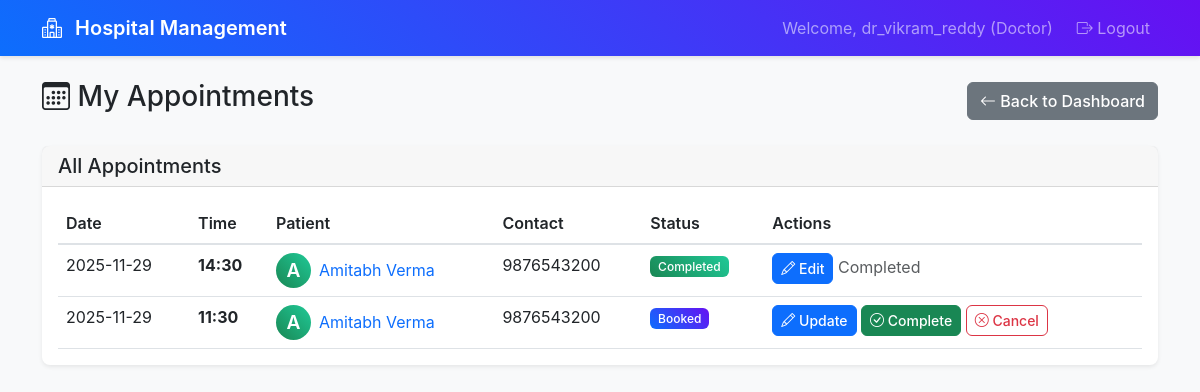
The page /doctor/appointments (signed in) on the database as committed earlier.
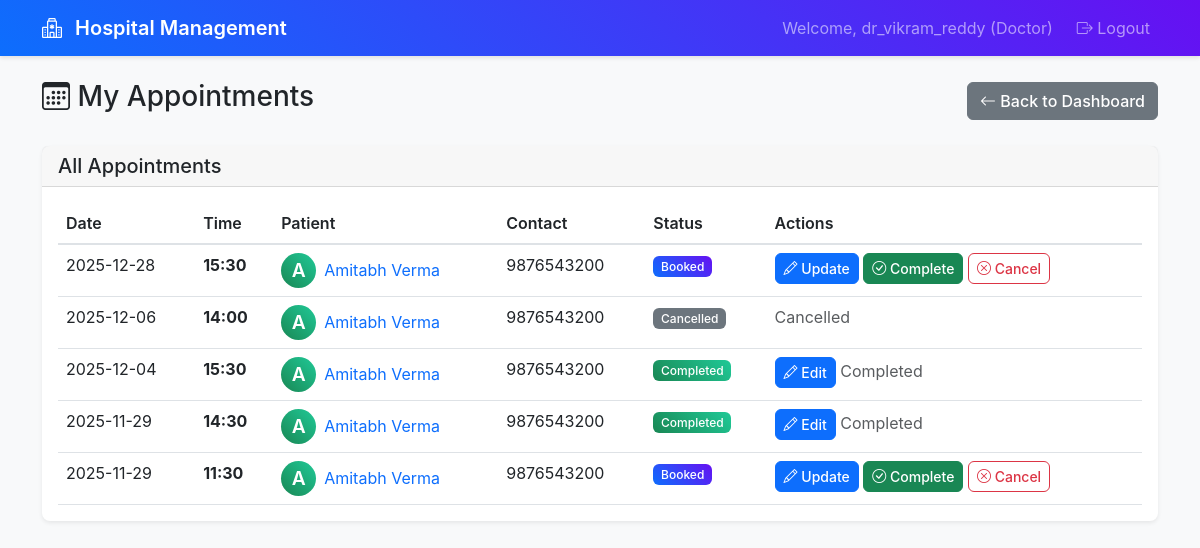
The same page on the database as committed later.
### app.py (models this page shows)
class Appointment(db.Model):
    __tablename__ = 'appointments'
    id: Mapped[int] = mapped_column(primary_key=True)
    patient_id: Mapped[int] = mapped_column(db.ForeignKey('patients.id'), nullable=False)
    doctor_id: Mapped[int] = mapped_column(db.ForeignKey('doctors.id'), nullable=False)
    appointment_date: Mapped[date] = mapped_column(nullable=False)
    appointment_time: Mapped[str] = mapped_column(nullable=False)
    status: Mapped[str] = mapped_column(default='booked')  # booked, completed, cancelled
    created_at: Mapped[datetime] = mapped_column(default=datetime.utcnow)
    patient = db.relationship('Patient', back_populates='appointments')
    doctor = db.relationship('Doctor', back_populates='appointments')
    treatment = db.relationship('Treatment', back_populates='appointment', uselist=False)

class Patient(db.Model):
    __tablename__ = 'patients'
    id: Mapped[int] = mapped_column(primary_key=True)
    user_id: Mapped[int] = mapped_column(db.ForeignKey('users.id'), nullable=False)
    name: Mapped[str] = mapped_column(nullable=False)
    phone: Mapped[str] = mapped_column()
    address: Mapped[str] = mapped_column()
    created_at: Mapped[datetime] = mapped_column(default=datetime.utcnow)
    user = db.relationship('User', back_populates='patient')
    appointments = db.relationship('Appointment', back_populates='patient')

### routes.py (the view)
@app.route('/doctor/appointments')
@login_required
@role_required(['doctor'])
def doctor_appointments():
    doctor = Doctor.query.join(User).filter(User.id == session['user_id']).first()
    if not doctor:
        flash('Doctor profile not found', 'error')
        return redirect(url_for('logout'))
    appointments = db.session.query(
        Appointment,
        Patient.name.label('patient_name'),
        Patient.phone.label('patient_phone')
    ).join(Patient, Appointment.patient_id == Patient.id)\
     .filter(Appointment.doctor_id == doctor.id)\
     .order_by(Appointment.appointment_date.desc(), Appointment.appointment_time.desc()).all()
    return render_template('doctor_appointments.html',
                         doctor=doctor,
                         appointments=appointments)

### routes.py (called while the page is built)
def login_required(f):
    @wraps(f)
    def decorated_function(*args, **kwargs):
        if 'user_id' not in session:
            return redirect(url_for('login'))
        return f(*args, **kwargs)
    return decorated_function

def role_required(roles):
    def decorator(f):
        @wraps(f)
        def decorated_function(*args, **kwargs):
            if 'user_role' not in session or session['user_role'] not in roles:
                flash('Access denied. Insufficient permissions.', 'error')
                return redirect(url_for('login'))
            return f(*args, **kwargs)
        return decorated_function
    return decorator

### templates/doctor_appointments.html (shortened to what this page needs)
{% extends "base.html" %}
{% block content %}
<div class="row">
    <div class="col-12">
        <div class="d-flex justify-content-between align-items-center mb-4">
            <h1 class="h3">
                <i class="bi bi-calendar3"></i> My Appointments
            </h1>
            <a href="{{ url_for('doctor_dashboard') }}" class="btn btn-secondary">
                <i class="bi bi-arrow-left"></i> Back to Dashboard
            </a>
        </div>
    </div>
</div>
<div class="row">
    <div class="col-12">
        <div class="card">
            <div class="card-header">
                <h5 class="mb-0">All Appointments</h5>
            </div>
            <div class="card-body">
                {% if appointments %}
                <div class="table-responsive">
                    <table class="table table-hover">
                        <thead>
                            <tr>
                                <th>Date</th>
                                <th>Time</th>
                                <th>Patient</th>
                                <th>Contact</th>
                                <th>Status</th>
                                <th>Actions</th>
                            </tr>
                        </thead>
                        <tbody>
                            {% for appointment_tuple in appointments %}
                            {% set appointment = appointment_tuple[0] %}
                            {% set patient_name = appointment_tuple[1] %}
                            {% set patient_phone = appointment_tuple[2] %}
                            <tr>
                                <td>{{ appointment.appointment_date }}</td>
                                <td>
                                    <strong>{{ appointment.appointment_time }}</strong>
                                </td>
                                <td>
                                    <div class="d-flex align-items-center">
                                        <div class="avatar bg-success text-white rounded-circle d-flex align-items-center justify-content-center me-2" style="width: 35px; height: 35px;">
                                            {{ patient_name[0] }}
                                        </div>
                                        <a href="{{ url_for('doctor_patient_history', patient_id=appointment.patient_id) }}" class="text-decoration-none">
                                            {{ patient_name }}
                                        </a>
                                    </div>
                                </td>
                                <td>{{ patient_phone or '-' }}</td>
                                <td>
                                    <span class="badge bg-{{ 'success' if appointment.status == 'completed' else 'primary' if appointment.status == 'booked' else 'secondary' }}">
                                        {{ appointment.status.title() }}
                                    </span>
                                </td>
                                <td>
                                    {% if appointment.status == 'booked' %}
                                    <a href="/doctor/appointment/{{ appointment.id }}/update-history" class="btn btn-sm btn-primary">
                                        <i class="bi bi-pencil"></i> Update
                                    </a>
                                    <button class="btn btn-sm btn-success" data-bs-toggle="modal" data-bs-target="#completeModal{{ appointment.id }}">
                                        <i class="bi bi-check-circle"></i> Complete
                                    </button>
                                    <form method="POST" action="{{ url_for('doctor_cancel_appointment', appointment_id=appointment.id) }}" class="d-inline" onsubmit="return confirm('Are you sure you want to cancel this appointment?')">
                                        <button type="submit" class="btn btn-sm btn-outline-danger">
                                            <i class="bi bi-x-circle"></i> Cancel
                                        </button>
                                    </form>
                                    {% elif appointment.status == 'completed' %}
                                    <a href="/doctor/appointment/{{ appointment.id }}/update-history" class="btn btn-sm btn-primary">
                                        <i class="bi bi-pencil"></i> Edit
                                    </a>
                                    <span class="text-muted">{{ appointment.status.title() }}</span>
                                    {% else %}
                                    <span class="text-muted">{{ appointment.status.title() }}</span>
                                    {% endif %}
                                </td>
                            </tr>
                            {% endfor %}
                        </tbody>
                    </table>
                </div>
                {% else %}
                <div class="text-center py-4">
                    <i class="bi bi-calendar-x display-1 text-muted"></i>
                    <h4 class="text-muted">No appointments found</h4>
                    <p class="text-muted">Your appointments will appear here</p>
                </div>
                {% endif %}
            </div>
        </div>
    </div>
</div>
{% endblock %}

### templates/base.html (shortened to what this page needs)
<!DOCTYPE html>
<html lang="en">
<head>
    <link href="https://cdn.jsdelivr.net/npm/bootstrap@5.3.0/dist/css/bootstrap.min.css" rel="stylesheet">
    <link href="https://cdn.jsdelivr.net/npm/bootstrap-icons@1.10.0/font/bootstrap-icons.css" rel="stylesheet">
    <link href="{{ url_for('static', filename='style.css') }}" rel="stylesheet">
</head>
<body>
    {% if session.user_id %}
    <nav class="navbar navbar-expand-lg navbar-dark bg-primary">
        <div class="container">
            <a class="navbar-brand" href="{{ url_for('index') }}">
                <i class="bi bi-hospital me-2"></i>
                Hospital Management
            </a>
            <div class="navbar-nav ms-auto">
                <span class="navbar-text me-3">
                    Welcome, {{ session.username }} ({{ session.user_role.title() }})
                </span>
                <a class="nav-link" href="{{ url_for('logout') }}">
                    <i class="bi bi-box-arrow-right"></i> Logout
                </a>
            </div>
        </div>
    </nav>
    {% endif %}
    <div class="container mt-4">
        {% block content %}{% endblock %}
    </div>
</body>
</html>

### static/style.css (style rules this page uses)
:root { --primary-color: #0d6efd; --success-color: #198754; --info-color: #0dcaf0; --warning-color: #ffc107; --danger-color: #dc3545; --light-color: #f8f9fa; --dark-color: #212529; }
body { background-color: #f8f9fa; font-family: -apple-system, BlinkMacSystemFont, 'Segoe UI', Roboto, sans-serif; }
.navbar { box-shadow: 0 2px 4px rgba(0,0,0,0.1); }
.navbar-brand { font-weight: 600; }
.card { border: none; box-shadow: 0 0.125rem 0.25rem rgba(0, 0, 0, 0.075); border-radius: 0.5rem; transition: box-shadow 0.15s ease-in-out; }
.card-header { background-color: rgba(0, 0, 0, 0.03); border-bottom: 1px solid rgba(0, 0, 0, 0.125); font-weight: 500; }
.avatar { font-weight: 600; font-size: 1.2em; }
.btn { border-radius: 0.375rem; font-weight: 500; transition: all 0.15s ease-in-out; }
.btn-primary { background-color: var(--primary-color); border-color: var(--primary-color); }
.badge { font-weight: 500; border-radius: 0.375rem; }
.table { margin-bottom: 0; }
.table th { font-weight: 600; color: var(--dark-color); border-bottom: 2px solid #dee2e6; }
.bg-primary { background: linear-gradient(45deg, #0d6efd, #6610f2) !important; }
.bg-success { background: linear-gradient(45deg, #198754, #20c997) !important; }
.card, .alert { animation: fadeInUp 0.5s ease-out; }

Rows that differ between the two databases and show on the page:
added Appointment: appointment_date "2025-12-28", appointment_time "15:30", {{ patient_name[0] }} "A", {{ patient_name }} "Amitabh Verma", {{ patient_phone or '-' }} "9876543200", status "Booked"
added Appointment: appointment_date "2025-12-06", appointment_time "14:00", {{ patient_name[0] }} "A", {{ patient_name }} "Amitabh Verma", {{ patient_phone or '-' }} "9876543200", status "Cancelled"
added Appointment: appointment_date "2025-12-04", appointment_time "15:30", {{ patient_name[0] }} "A", {{ patient_name }} "Amitabh Verma", {{ patient_phone or '-' }} "9876543200", status "Completed"
